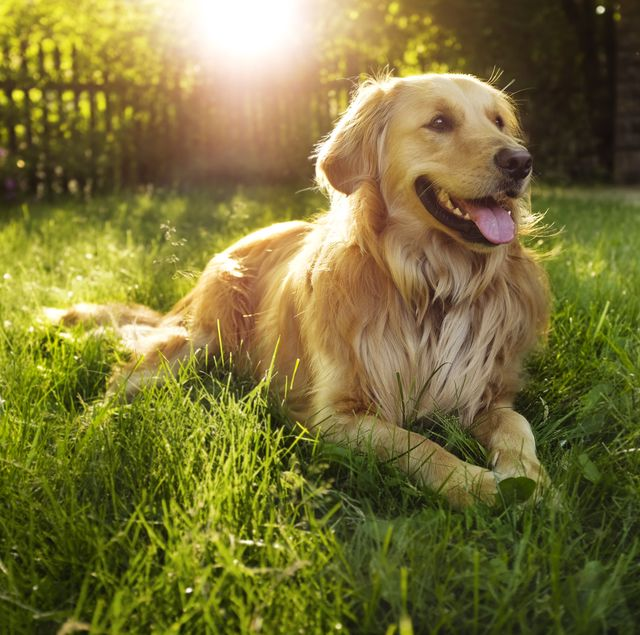
#> input picture pictures/dog.jpg, 640 x 635 px
$ jupyter execute IMAGE_TRANSFORMATION.ipynb
#> lines starting #> are read from the running program, lines starting #| are printed output that depends on the picture
[cell 1]
import cv2 as cv
import numpy as np
import matplotlib.pyplot as plt

[cell 2]
img = cv.imread('pictures/dog.jpg')
#> img is the input picture: shape (635, 640, 3); mean B, G, R 56.4, 114.9, 122.6
cv.imshow("Dog",img)

def show(title,image):
    plt.imshow(image)
    plt.title(title)
    plt.axis("off")
    plt.show()

#### Resizing

[cell 3]
resize = cv.resize(img,(300,200))
show("Resize",resize)

#### 2.Roatate(90 clockwise)

[cell 4]
rotate = cv.rotate(img, cv.ROTATE_90_CLOCKWISE)
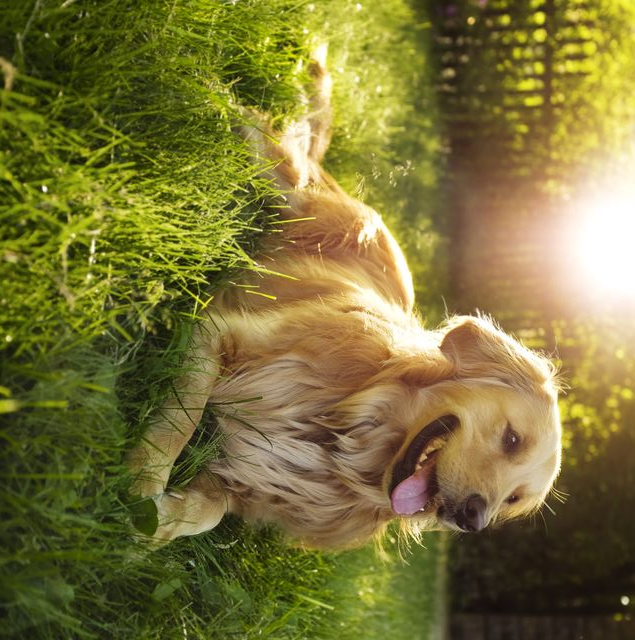
#> rotate: shape (640, 635, 3); mean B, G, R 56.4, 114.9, 122.6
rotate1= cv.rotate(img, cv.ROTATE_180)
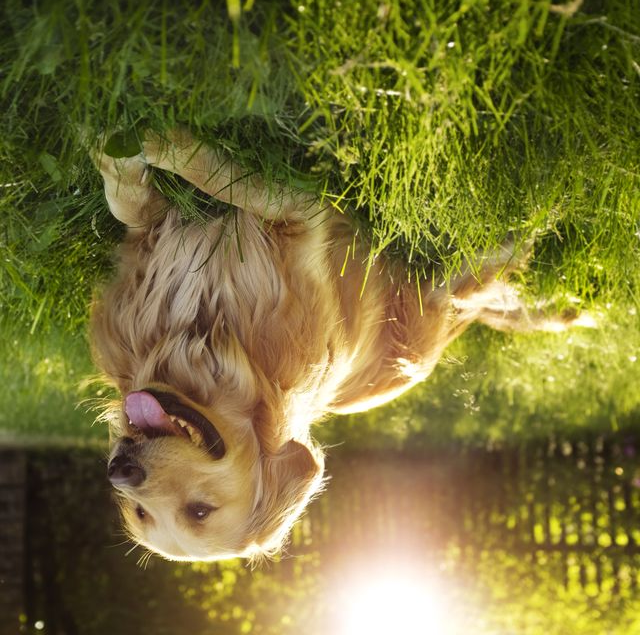
#> rotate1: shape (635, 640, 3); mean B, G, R 56.4, 114.9, 122.6
rotate2= cv.rotate(img, cv.ROTATE_90_COUNTERCLOCKWISE)
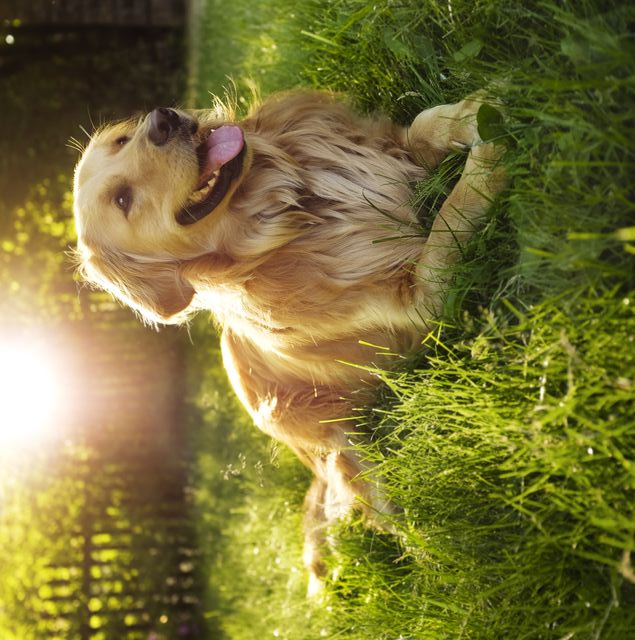
#> rotate2: shape (640, 635, 3); mean B, G, R 56.4, 114.9, 122.6
show("Rotate",rotate)
show("Rotate",rotate1)
show("Rotate",rotate2)

#### 3.Flip

[cell 5]
flip = cv.flip(img, 1)
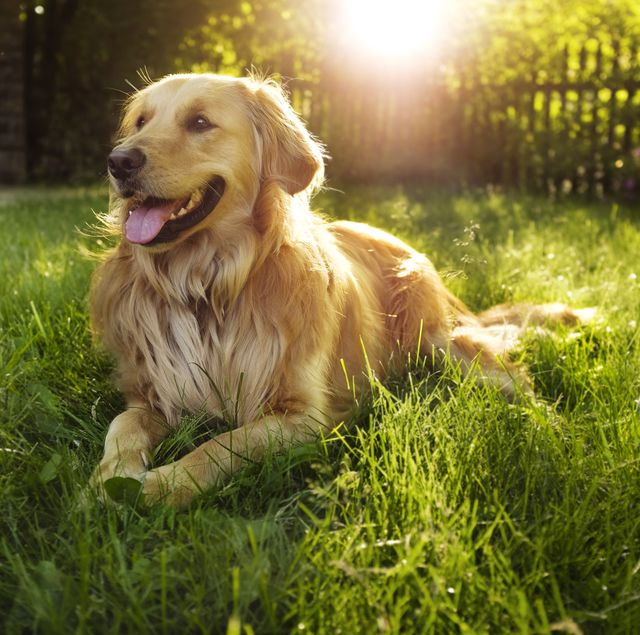
#> flip: shape (635, 640, 3); mean B, G, R 56.4, 114.9, 122.6
flip1= cv.flip(img, 0)
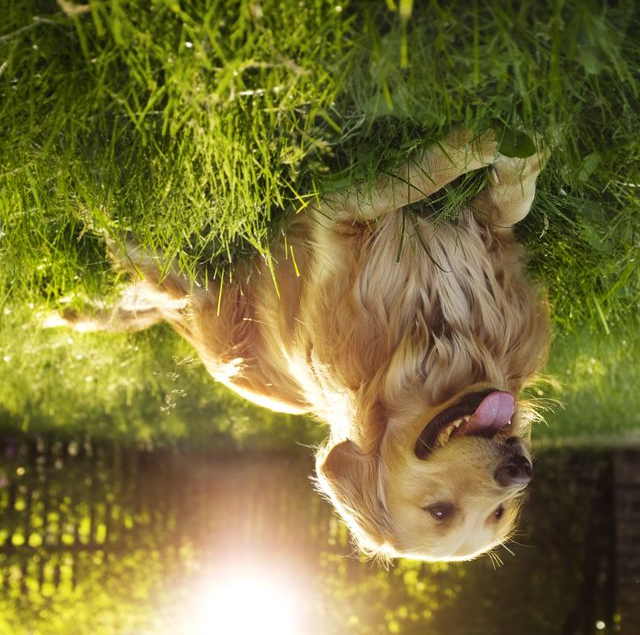
#> flip1: shape (635, 640, 3); mean B, G, R 56.4, 114.9, 122.6
show("Flip",flip)
show("Flip",flip1)

#### 4.Affine Transformation

[cell 6]
src_pts = np.float32([[50,50],[200,50],[50,200]])
dts_pts = np.float32([[10,100],[200,50],[100,250]])
M_affine = cv.getAffineTransform(src_pts,dts_pts)
wrapAffine = cv.warpAffine(img,M_affine,(img.shape[1],img.shape[0]))
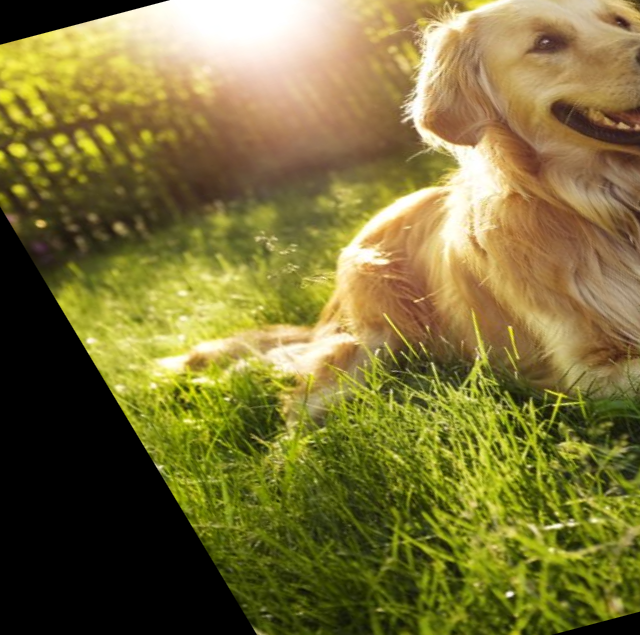
#> wrapAffine: shape (635, 640, 3); mean B, G, R 56.7, 114.3, 124.8
show("wrapAffine",wrapAffine)

#### 5.Wrap perspective

[cell 7]
src_pts = np.float32([[50,50],[450,50],[50,400],[450,400]])
dst_pts = np.float32([[10,100],[400,50],[100,300],[400,300]])
M_perspective = cv.getPerspectiveTransform(src_pts, dst_pts)
warpPerspective = cv.warpPerspective(img, M_perspective, (img.shape[1], img.shape[0]))
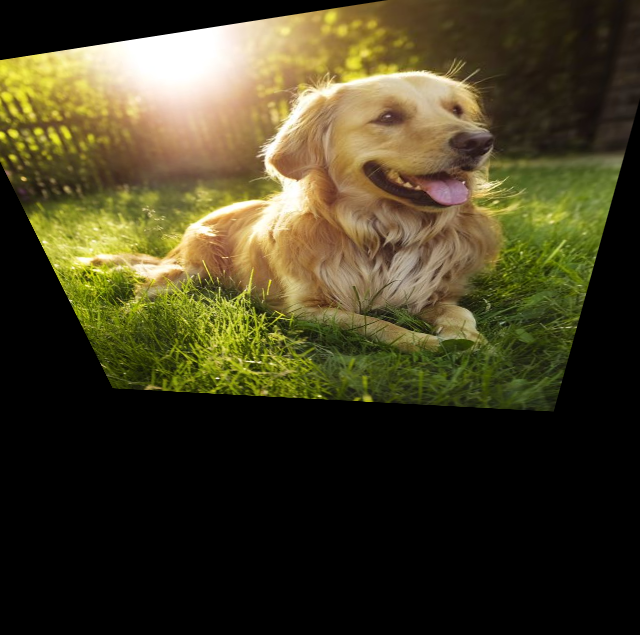
#> warpPerspective: shape (635, 640, 3); mean B, G, R 34.9, 62.3, 68.5
show("WarpPerspective", warpPerspective)

#### 6. Rotation matrix

[cell 8]
(h, w) = img.shape[:2]
#> h = 635; w = 640
center = (w//2, h//2)
#> center = (320, 317)
M_rotate = cv.getRotationMatrix2D(center, 45, 1.0)
getRotationMatrix2D = cv.warpAffine(img, M_rotate, (w, h))
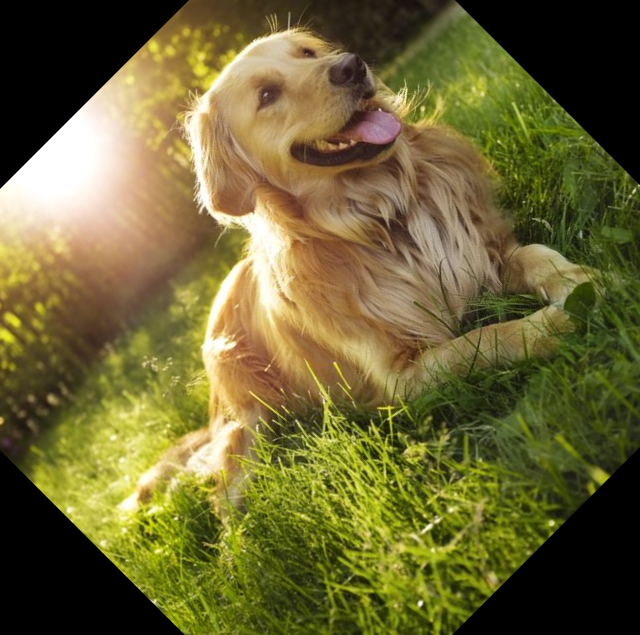
#> getRotationMatrix2D: shape (635, 640, 3); mean B, G, R 51.7, 101.1, 108.7
show("getRotationMatrix2D", getRotationMatrix2D)

#### 7.Transpose

[cell 9]
transpose = cv.transpose(img)
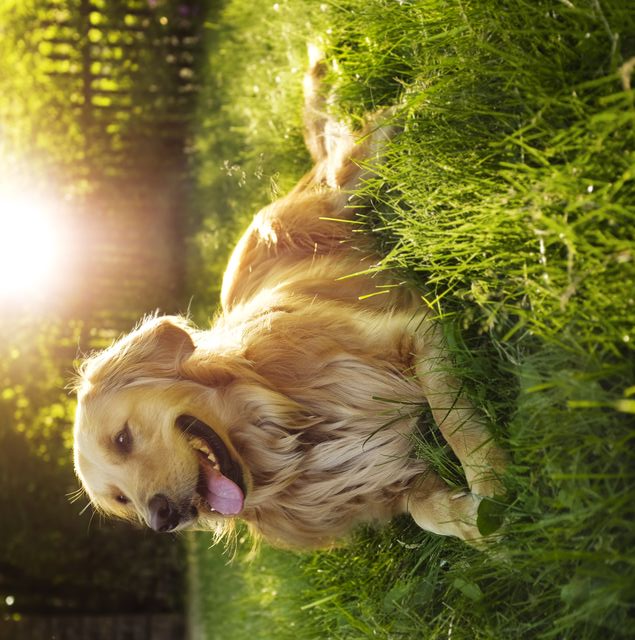
#> transpose: shape (640, 635, 3); mean B, G, R 56.4, 114.9, 122.6
show("transpose",transpose)

#### 8.crop

[cell 10]
crop = img[40:300 , 40:600]
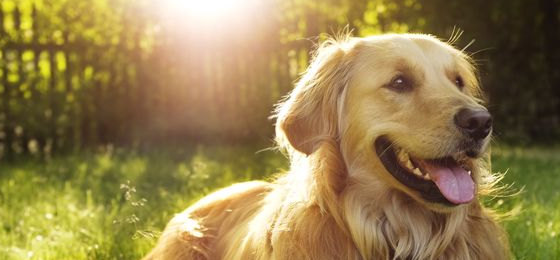
#> crop: shape (260, 560, 3); mean B, G, R 78, 129, 149.7
show("crop",crop)
